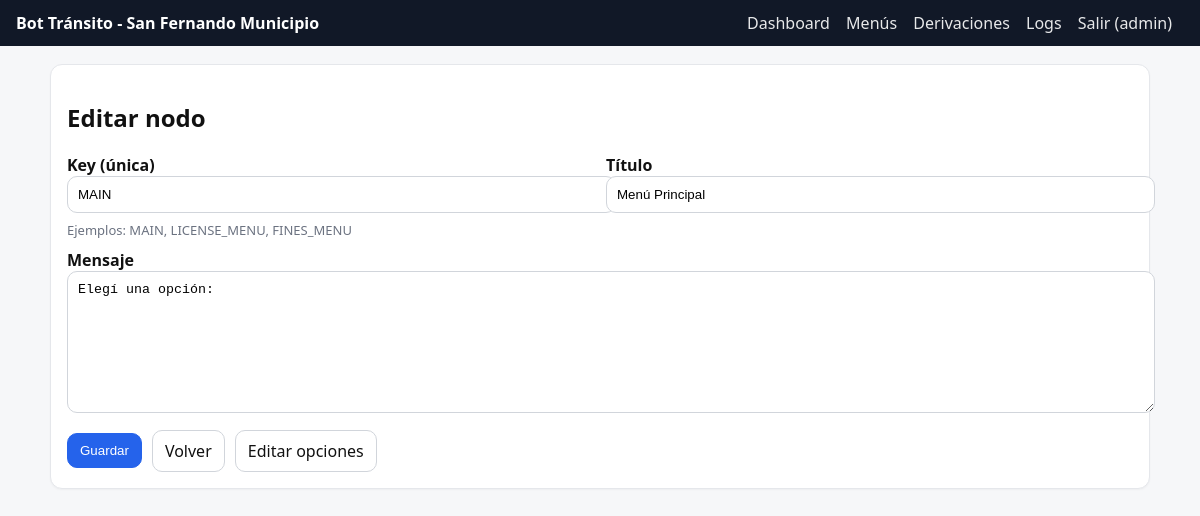
Screenshot of /admin/node_edit.php?id=1 (signed in) with the database file from the repository.
### tables this page shows
CREATE TABLE `bot_nodes` (
  `id` int(11) NOT NULL,
  `key_name` varchar(80) NOT NULL,
  `title` varchar(120) NOT NULL,
  `message` text NOT NULL,
  `media_url` varchar(255) DEFAULT NULL,
  `is_terminal` tinyint(1) NOT NULL DEFAULT 0,
  `updated_at` datetime DEFAULT current_timestamp() ON UPDATE current_timestamp()
);

### public/admin/node_edit.php (the view, shortened to what this page needs)
<?php
require_once __DIR__ . '/_layout.php';
$pdo = Db::pdo();
$id = isset($_GET['id']) ? (int)$_GET['id'] : 0;
$data = ['key_name' => '', 'title' => '', 'message' => ''];
if ($id) {
    $stmt = $pdo->prepare('SELECT id, key_name, title, message FROM bot_nodes WHERE id=?');
    $stmt->execute([$id]);
    $row = $stmt->fetch();
    if ($row) {
        $data = $row;
    }
}
?>
<div class="card">
  <h2><?php echo $id ? 'Editar nodo' : 'Nuevo nodo'; ?></h2>
  <form method="post">
    <div class="grid" style="grid-template-columns:1fr 1fr">
      <div>
        <label><strong>Key (única)</strong></label>
        <input name="key_name" value="<?php echo h($data['key_name']); ?>" placeholder="MAIN" required />
        <p class="muted" style="font-size:13px; margin:8px 0 0">Ejemplos: MAIN, LICENSE_MENU, FINES_MENU</p>
      </div>
      <div>
        <label><strong>Título</strong></label>
        <input name="title" value="<?php echo h($data['title']); ?>" placeholder="Menú Principal" required />
      </div>
    </div>
    <div style="height:10px"></div>
    <label><strong>Mensaje</strong></label>
    <textarea name="message" required><?php echo h($data['message']); ?></textarea>
    <div style="height:12px"></div>
    <div class="row">
      <button class="btn primary" type="submit">Guardar</button>
      <a class="btn" href="nodes.php">Volver</a>
      <?php if ($id): ?>
        <a class="btn" href="options.php?node_id=<?php echo (int)$id; ?>">Editar opciones</a>
      <?php endif; ?>
    </div>
  </form>
</div>
<?php include __DIR__ . '/_footer.php'; ?>

### public/admin/_layout.php (style rules this page uses)
body { font-family:system-ui, -apple-system, Segoe UI, Roboto, Arial; margin:0; background:#f6f7f9; color:#111; }
.card { background:#fff; border:1px solid #e5e7eb; border-radius:12px; padding:16px; box-shadow:0 1px 2px rgba(0,0,0,.04); }
.grid { display:grid; grid-template-columns:1fr; gap:12px; }
@media (min-width:900px) { .grid { grid-template-columns:1fr 1fr; } }
.btn { display:inline-block; padding:9px 12px; border-radius:10px; border:1px solid #d1d5db; background:#fff; color:#111; text-decoration:none; cursor:pointer }
.btn.primary { background:#2563eb; border-color:#2563eb; color:#fff }
.row { display:flex; gap:10px; flex-wrap:wrap; align-items:center }
.muted { color:#6b7280 }
input,textarea,select { width:100%; padding:10px; border:1px solid #d1d5db; border-radius:10px; }
textarea { min-height:120px }

### rows the page displays
bot_nodes: key_name "MAIN", title "Menú Principal", message "Elegí una opción:"

### other values shown
$_SESSION['admin_username'] "admin"
